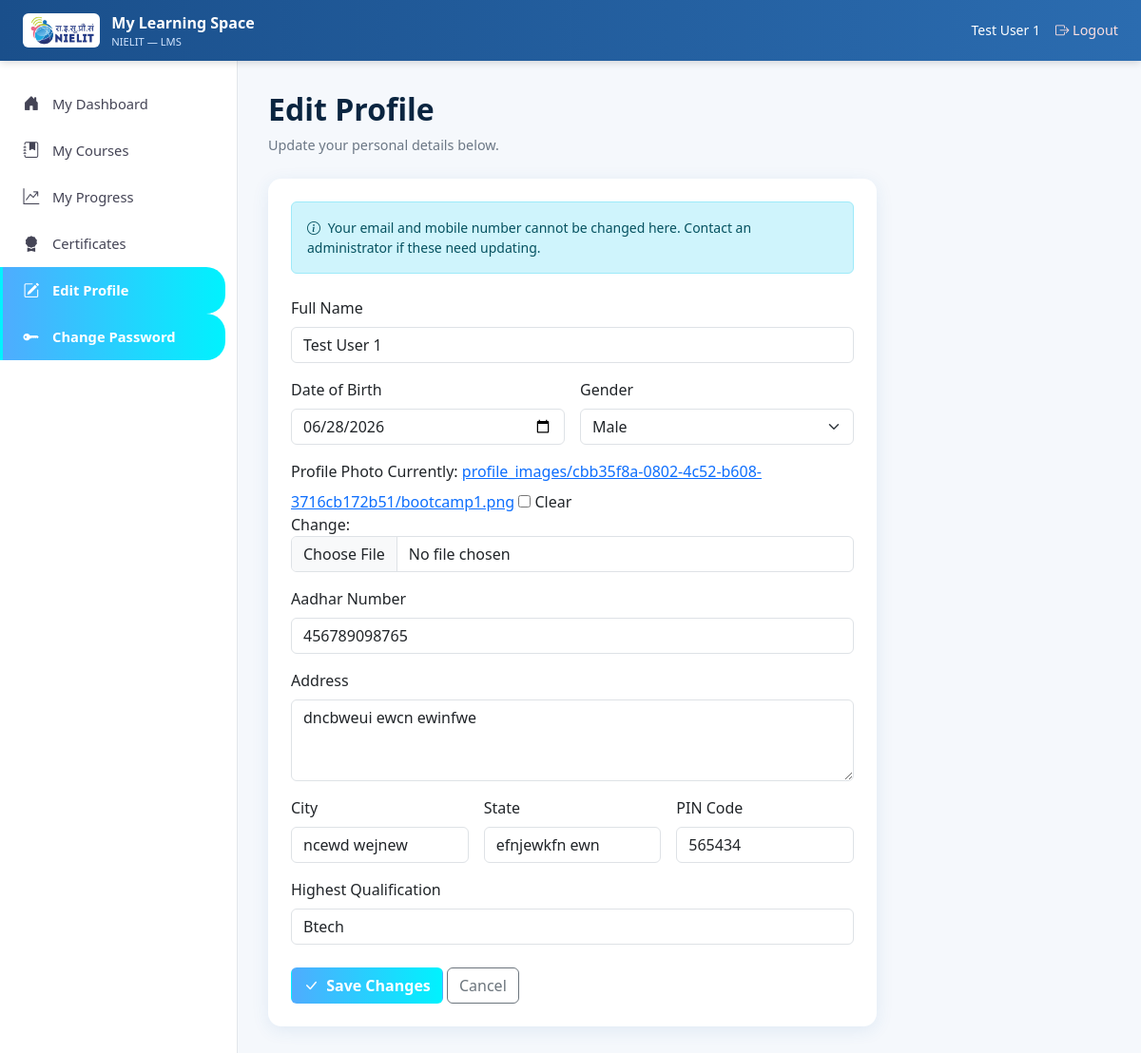
The app's page /profile/edit/ (signed in), older data.
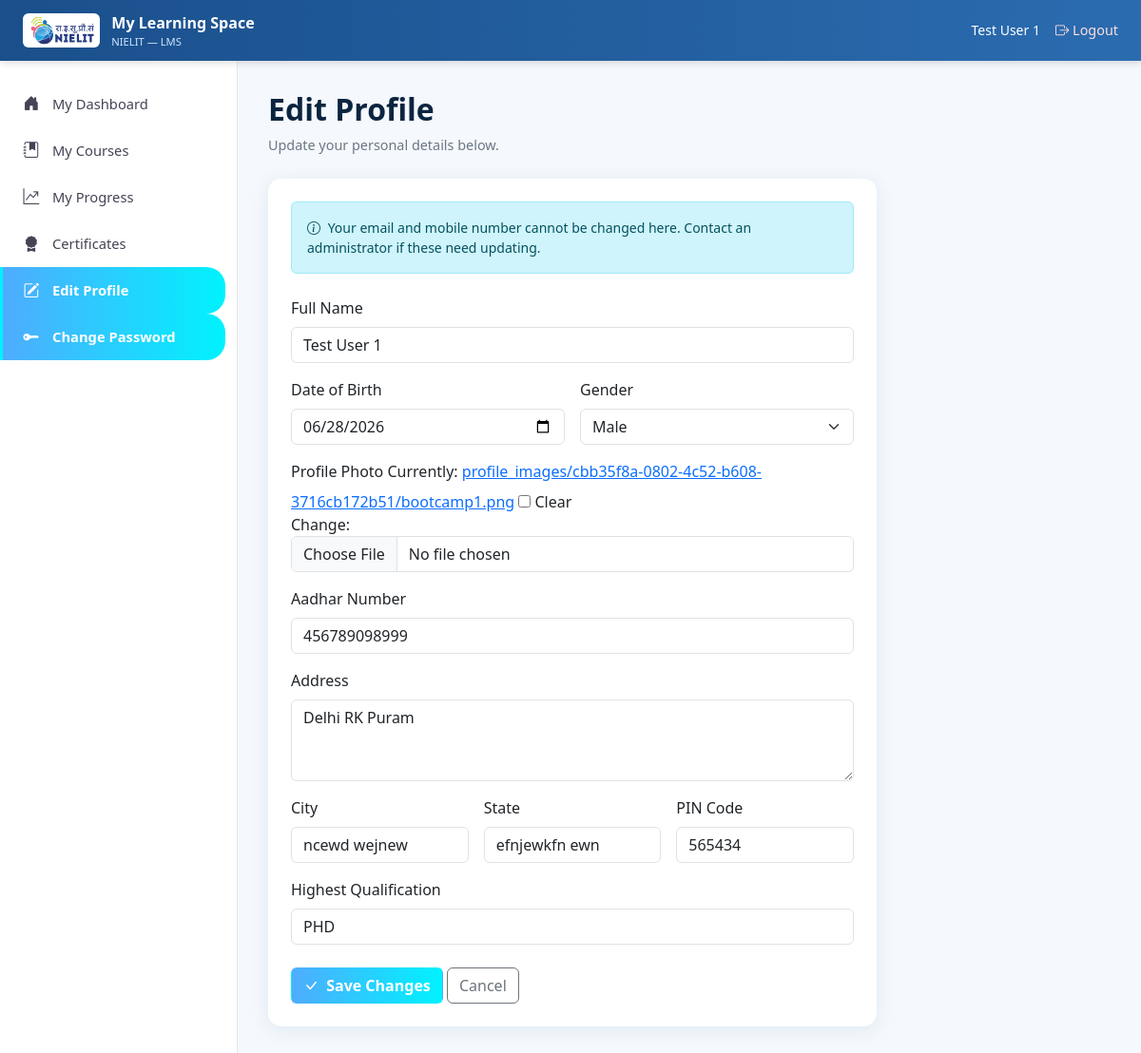
The same page, newer data.
### user/models.py (models this page shows, shortened)
class LearnerProfile(models.Model):
    class Gender(models.TextChoices):
        MALE = 'male', 'Male'
        FEMALE = 'female', 'Female'
        OTHER = 'other', 'Other'
    id = models.UUIDField(primary_key=True, default=uuid.uuid4, editable=False)
    user = models.OneToOneField(User, on_delete=models.CASCADE, related_name='learner_profile')
    enrollment_number = models.CharField(max_length=13, unique=True, editable=False)  # format: YYYYMM-XXXXXX
    full_name = models.CharField(max_length=150, blank=True)
    date_of_birth = models.DateField(null=True, blank=True)
    gender = models.CharField(max_length=10, choices=Gender.choices, blank=True)
    aadhar_number = models.CharField(max_length=12, blank=True, validators=[aadhar_validator])
    address = models.TextField(blank=True)
    city = models.CharField(max_length=100, blank=True)
    state = models.CharField(max_length=100, blank=True)
    pin_code = models.CharField(max_length=6, blank=True, validators=[pincode_validator])
    highest_qualification = models.CharField(max_length=150, blank=True)
    profile_image = models.ImageField(upload_to=profile_image_upload_path, null=True, blank=True)
    profile_completed = models.BooleanField(default=False)
    created_at = models.DateTimeField(auto_now_add=True)
    updated_at = models.DateTimeField(auto_now=True)
    class Meta:
        db_table = 'user_learnerprofile'
        indexes = [
            models.Index(fields=['enrollment_number']),
        ]

### user/views.py (the view)
# urls.py: path('profile/edit/', views.profile_edit_view, name='profile_edit'),
@login_required(login_url='user:login')
def profile_edit_view(request):
    profile = request.user.learner_profile
    form = ProfileEditForm(request.POST or None, request.FILES or None, instance=profile)
    if request.method == 'POST' and form.is_valid():
        form.save()
        messages.success(request, "Profile updated successfully.")
        return redirect('user_dashboard:home')
    return render(request, 'user/profile_edit.html', {'form': form, 'active_page': 'profile'})

### user/forms.py (shortened to what this page needs)
class ProfileEditForm(forms.ModelForm):
    class Meta:
        model = LearnerProfile
        fields = [
            'full_name', 'date_of_birth', 'gender', 'aadhar_number',
            'address', 'city', 'state', 'pin_code',
            'highest_qualification', 'profile_image',
        ]
        widgets = {
            'full_name': forms.TextInput(attrs={'class': TEXT_INPUT_CLASS}),
            'date_of_birth': forms.DateInput(attrs={'class': TEXT_INPUT_CLASS, 'type': 'date'}),
            'gender': forms.Select(attrs={'class': 'form-select'}),
            'aadhar_number': forms.TextInput(attrs={'class': TEXT_INPUT_CLASS, 'maxlength': '12'}),
            'address': forms.Textarea(attrs={'class': TEXT_INPUT_CLASS, 'rows': 3}),
            'city': forms.TextInput(attrs={'class': TEXT_INPUT_CLASS}),
            'state': forms.TextInput(attrs={'class': TEXT_INPUT_CLASS}),
            'pin_code': forms.TextInput(attrs={'class': TEXT_INPUT_CLASS, 'maxlength': '6'}),
            'highest_qualification': forms.TextInput(attrs={'class': TEXT_INPUT_CLASS}),
            'profile_image': forms.ClearableFileInput(attrs={'class': 'form-control'}),
        }

### user/templates/user/profile_edit.html (shortened to what this page needs)
{% extends "user_dashboard/base_user.html" %}
{% block content %}
<div class="page-header mb-4">
    <h2>Edit Profile</h2>
    <p>Update your personal details below.</p>
</div>
<div class="card-glow p-4" style="max-width: 640px;">
    <div class="alert alert-info small mb-4">
        <i class="bi bi-info-circle me-1"></i>
        Your email and mobile number cannot be changed here. Contact an administrator if these need updating.
    </div>
    <form method="post" enctype="multipart/form-data" novalidate>
        <div class="mb-3">
            <label class="form-label">Full Name</label>
            {{ form.full_name }}
        </div>
        <div class="row g-3 mb-3">
            <div class="col-md-6">
                <label class="form-label">Date of Birth</label>
                {{ form.date_of_birth }}
            </div>
            <div class="col-md-6">
                <label class="form-label">Gender</label>
                {{ form.gender }}
            </div>
        </div>
        <div class="mb-3">
            <label class="form-label">Profile Photo</label>
            {{ form.profile_image }}
        </div>
        <div class="mb-3">
            <label class="form-label">Aadhar Number</label>
            {{ form.aadhar_number }}
        </div>
        <div class="mb-3">
            <label class="form-label">Address</label>
            {{ form.address }}
        </div>
        <div class="row g-3 mb-3">
            <div class="col-md-4">
                <label class="form-label">City</label>
                {{ form.city }}
            </div>
            <div class="col-md-4">
                <label class="form-label">State</label>
                {{ form.state }}
            </div>
            <div class="col-md-4">
                <label class="form-label">PIN Code</label>
                {{ form.pin_code }}
            </div>
        </div>
        <div class="mb-4">
            <label class="form-label">Highest Qualification</label>
            {{ form.highest_qualification }}
        </div>
        <button type="submit" class="btn text-white" style="background: linear-gradient(90deg, #4facfe, #00f2fe); font-weight: 600;">
            <i class="bi bi-check-lg me-1"></i> Save Changes
        </button>
        <a href="{% url 'user_dashboard:home' %}" class="btn btn-outline-secondary">Cancel</a>
    </form>
</div>
{% endblock %}

Row changes from the older to the newer data that the page shows:
changed LearnerProfile "Test User 1": aadhar_number "456789098765" → "456789098999"; address "dncbweui ewcn ewinfwe" → "Delhi RK Puram"; highest_qualification "Btech" → "PHD"
